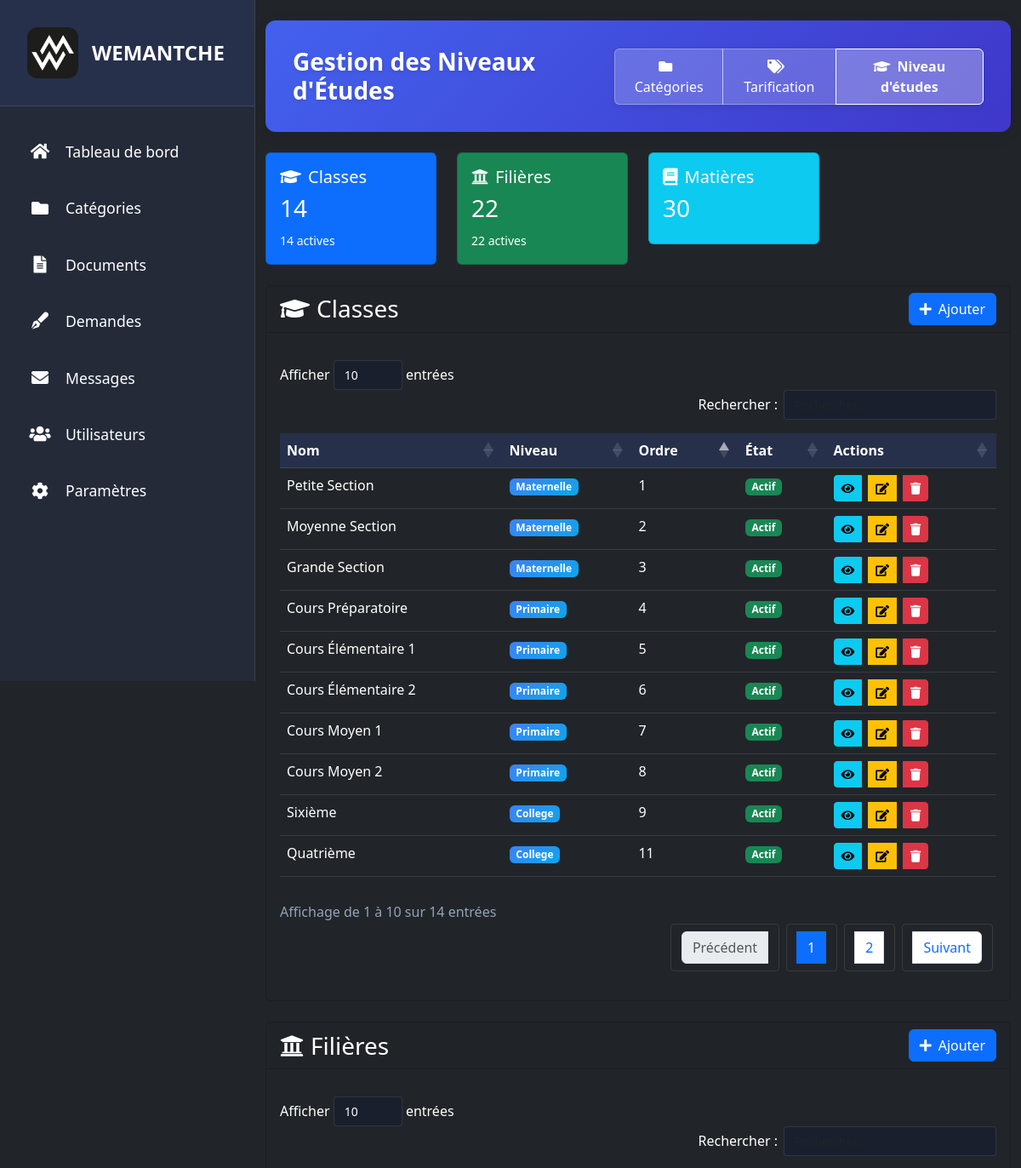
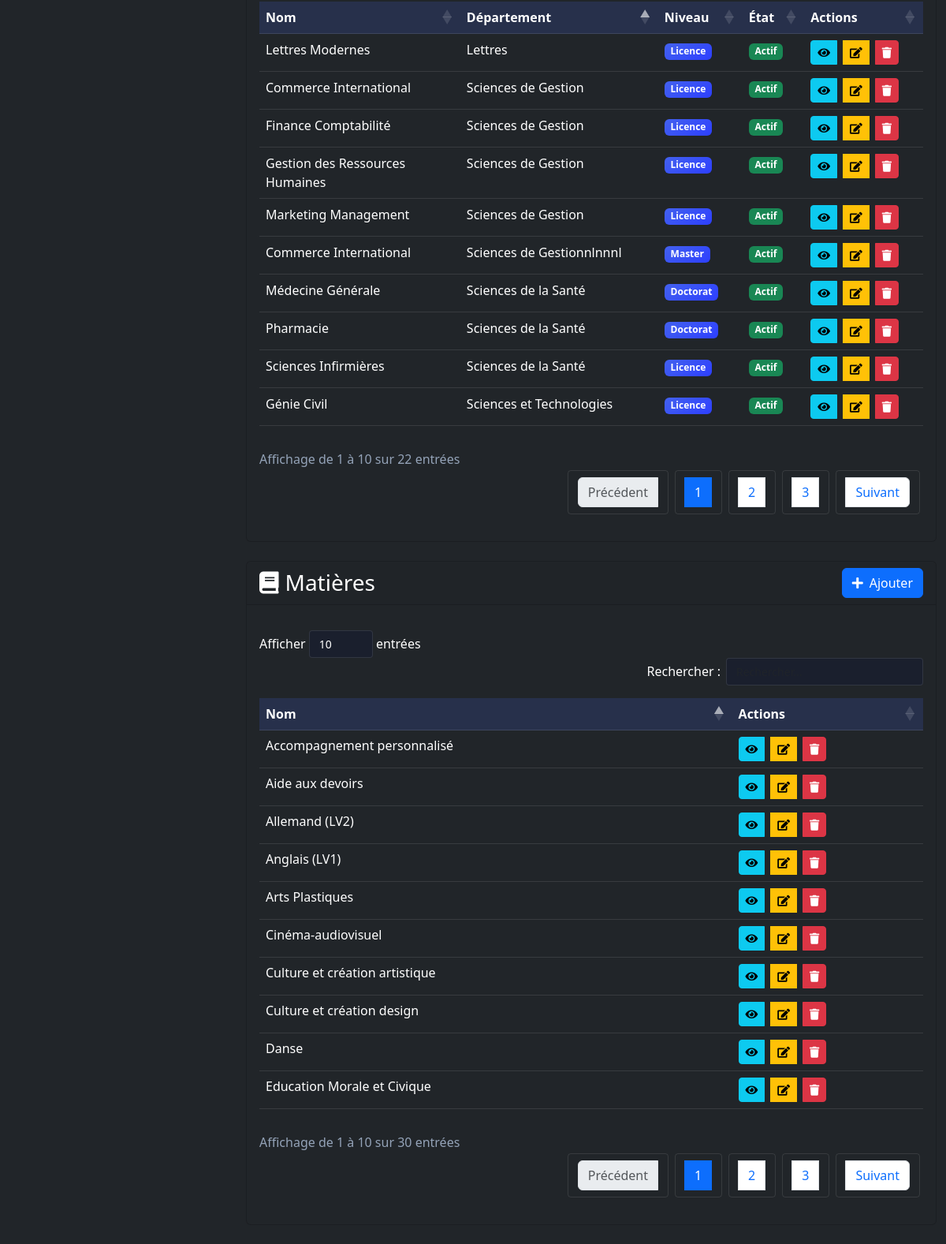
The page /admin/categories/niveaux_etudes.php on the database its author committed (2 pictures, top to bottom).
### tables this page shows
CREATE TABLE `classes` (
  `id` int(11) NOT NULL,
  `nom` varchar(50) NOT NULL,
  `niveau` enum('maternelle','primaire','college','lycee') NOT NULL,
  `ordre` int(11) NOT NULL,
  `actif` tinyint(1) DEFAULT 1
);

CREATE TABLE `filieres` (
  `id` int(11) NOT NULL,
  `nom` varchar(100) NOT NULL,
  `departement` varchar(100) NOT NULL,
  `description` text DEFAULT NULL,
  `niveau` enum('licence','master','doctorat') NOT NULL,
  `actif` tinyint(1) DEFAULT 1
);

CREATE TABLE `matieres` (
  `id` int(11) NOT NULL,
  `nom` varchar(100) NOT NULL
);

### admin/categories/niveaux_etudes.php (the view, shortened to what this page needs)
<?php
require_once '../../config/connexion.php';
try {
    $stmt_classes = $pdo->query("SELECT * FROM classes ORDER BY ordre ASC");
    $classes = $stmt_classes->fetchAll(PDO::FETCH_ASSOC);
    $stmt_filieres = $pdo->query("SELECT * FROM filieres ORDER BY departement, nom ASC");
    $filieres = $stmt_filieres->fetchAll(PDO::FETCH_ASSOC);
    $stmt_matieres = $pdo->query("SELECT * FROM matieres ORDER BY nom ASC");
    $matieres = $stmt_matieres->fetchAll(PDO::FETCH_ASSOC);
    $total_matieres = count($matieres);
    $total_classes = count($classes);
    $total_filieres = count($filieres);
    $classes_actives = array_filter($classes, fn($c) => $c['actif'] == 1);
    $filieres_actives = array_filter($filieres, fn($f) => $f['actif'] == 1);
} catch(PDOException $e) {
    echo "Erreur : " . $e->getMessage();
    exit;
}
?>
<!DOCTYPE html>
<html lang="fr">
<head>
    <link href="https://cdn.jsdelivr.net/npm/bootstrap@5.3.0/dist/css/bootstrap.min.css" rel="stylesheet">
    <link href="https://cdnjs.cloudflare.com/ajax/libs/font-awesome/6.0.0/css/all.min.css" rel="stylesheet">
    <link href="https://cdn.datatables.net/1.11.5/css/dataTables.bootstrap5.min.css" rel="stylesheet">
    <link href="https://cdn.datatables.net/responsive/2.2.9/css/responsive.bootstrap5.min.css" rel="stylesheet">
    <link rel="stylesheet" href="https://cdnjs.cloudflare.com/ajax/libs/font-awesome/5.15.4/css/all.min.css">
</head>
<body class="bg-dark">
    <div class="admin-wrapper">
        <nav class="sidebar">
            <div class="sidebar-header">
                <div class="d-flex align-items-center">
                    <img src="../../assets/images/WEMANTCHE LOGO p 2.png" alt="Logo" class="sidebar-logo me-3">
                    <h5 class="mb-0">WEMANTCHE</h5>
                </div>
            </div>
            <ul class="sidebar-nav">
                <li class="nav-item">
                    <a href="../dashboard.php" class="nav-link">
                        <i class="fas fa-home"></i>
                        <span>Tableau de bord</span>
                    </a>
                </li>
                <li class="nav-item active">
                    <a href="../categories/index.php" class="nav-link">
                        <i class="fas fa-folder"></i>
                        <span>Catégories</span>
                    </a>
                </li>
                <li class="nav-item">
                    <a href="../documents/index.php" class="nav-link">
                        <i class="fas fa-file-alt"></i>
                        <span>Documents</span>
                    </a>
                </li>
                <li class="nav-item">
                    <a href="../redaction/demandes.php" class="nav-link">
                        <i class="fas fa-pen-fancy"></i>
                        <span>Demandes</span>
                    </a>
                </li>
                <li class="nav-item">
                    <a href="../contacts/index.php" class="nav-link">
                        <i class="fas fa-envelope"></i>
                        <span>Messages</span>
                    </a>
                </li>
                <li class="nav-item">
                    <a href="../users/index.php" class="nav-link">
                        <i class="fas fa-users"></i>
                        <span>Utilisateurs</span>
                    </a>
                </li>
                <li class="nav-item">
                    <a href="../settings.php" class="nav-link">
                        <i class="fas fa-cog"></i>
                        <span>Paramètres</span>
                    </a>
                </li>
            </ul>
        </nav>
        <div class="container-fluid py-4">
            <div class="page-header mb-4">
                <div class="d-flex justify-content-between align-items-center">
                    <h1 class="h3 text-white">Gestion des Niveaux d'Études</h1>
                    <div class="btn-group">
                        <a href="index.php" class="btn btn-light">
                            <i class="fas fa-folder me-2"></i>Catégories
                        </a>
                        <a href="index.php#pricing" class="btn btn-light">
                            <i class="fas fa-tags me-2"></i>Tarification
                        </a>
                        <a href="niveaux_etudes.php" class="btn btn-light active">
                            <i class="fas fa-graduation-cap me-2"></i>Niveau d'études
                        </a>
                    </div>
                </div>
            </div>
            <div class="row mb-4">
                <div class="col-md-3">
                    <div class="card bg-primary text-white">
                        <div class="card-body">
                            <h5><i class="fas fa-graduation-cap me-2"></i>Classes</h5>
                            <h3><?= $total_classes ?></h3>
                            <small><?= count($classes_actives) ?> actives</small>
                        </div>
                    </div>
                </div>
                <div class="col-md-3">
                    <div class="card bg-success text-white">
                        <div class="card-body">
                            <h5><i class="fas fa-university me-2"></i>Filières</h5>
                            <h3><?= $total_filieres ?></h3>
                            <small><?= count($filieres_actives) ?> actives</small>
                        </div>
                    </div>
                </div>
                <div class="col-md-3">
                    <div class="card bg-info text-white">
                        <div class="card-body">
                            <h5><i class="fas fa-book me-2"></i>Matières</h5>
                            <h3><?= $total_matieres ?></h3>
                        </div>
                    </div>
                </div>
            </div>
            <div class="card bg-dark text-white mb-4">
                <div class="card-header d-flex justify-content-between align-items-center">
                    <h3 class="mb-0"><i class="fas fa-graduation-cap me-2"></i>Classes</h3>
                    <button class="btn btn-primary btn-add" data-type="classe">
                        <i class="fas fa-plus me-2"></i>Ajouter
                    </button>
                </div>
                <div class="card-body">
                    <div class="table-responsive">
                        <table class="table table-dark table-hover" id="classesTable">
                            <thead>
                                <tr>
                                    <th>Nom</th>
                                    <th>Niveau</th>
                                    <th>Ordre</th>
                                    <th>État</th>
                                    <th>Actions</th>
                                </tr>
                            </thead>
                            <tbody>
                                <?php foreach($classes as $classe): ?>
                                <tr>
                                    <td><?= htmlspecialchars($classe['nom']) ?></td>
                                    <td><span class="badge bg-info"><?= ucfirst($classe['niveau']) ?></span></td>
                                    <td><?= $classe['ordre'] ?></td>
                                    <td>
                                        <span class="badge <?= $classe['actif'] ? 'bg-success' : 'bg-danger' ?>">
                                            <?= $classe['actif'] ? 'Actif' : 'Inactif' ?>
                                        </span>
                                    </td>
                                    <td>
                                        <div class="btn-group">
                                            <button class="btn btn-sm btn-info me-2" onclick="viewClasse(<?= $classe['id'] ?>)">
                                                <i class="fas fa-eye"></i>
                                            </button>
                                            <button class="btn btn-sm btn-warning me-2" onclick="editClasse(<?= $classe['id'] ?>)">
                                                <i class="fas fa-edit"></i>
                                            </button>
                                            <button class="btn btn-sm btn-danger" onclick="deleteClasse(<?= $classe['id'] ?>)">
                                                <i class="fas fa-trash"></i>
                                            </button>
                                        </div>
                                    </td>
                                </tr>
                                <?php endforeach; ?>
                            </tbody>
                        </table>
                    </div>
                </div>
            </div>
            <div class="card bg-dark text-white">
                <div class="card-header d-flex justify-content-between align-items-center">
                    <h3 class="mb-0"><i class="fas fa-university me-2"></i>Filières</h3>
                    <button class="btn btn-primary btn-add" data-type="filiere">
                        <i class="fas fa-plus me-2"></i>Ajouter
                    </button>
                </div>
                <div class="card-body">
                    <div class="table-responsive">
                        <table id="filieresTable" class="table table-dark table-hover">
                            <thead>
                                <tr>
                                    <th>Nom</th>
                                    <th>Département</th>
                                    <th>Niveau</th>
                                    <th>État</th>
                                    <th>Actions</th>
                                </tr>
                            </thead>
                            <tbody>
                                <?php foreach($filieres as $filiere): ?>
                                <tr>
                                    <td><?= htmlspecialchars($filiere['nom']) ?></td>
                                    <td><?= htmlspecialchars($filiere['departement']) ?></td>
                                    <td><span class="badge bg-primary"><?= ucfirst($filiere['niveau']) ?></span></td>
                                    <td>
                                        <span class="badge <?= $filiere['actif'] ? 'bg-success' : 'bg-danger' ?>">
                                            <?= $filiere['actif'] ? 'Actif' : 'Inactif' ?>
                                        </span>
                                    </td>
                                    <td>
                                        <div class="btn-group">
                                            <button class="btn btn-sm btn-info me-2" onclick="viewFiliere(<?= $filiere['id'] ?>)">
                                                <i class="fas fa-eye"></i>
                                            </button>
                                            <button class="btn btn-sm btn-warning me-2" onclick="editFiliere(<?= $filiere['id'] ?>)">
                                                <i class="fas fa-edit"></i>
                                            </button>
                                            <button class="btn btn-sm btn-danger" onclick="deleteFiliere(<?= $filiere['id'] ?>)">
                                                <i class="fas fa-trash"></i>
                                            </button>
                                        </div>
                                    </td>
                                </tr>
                                <?php endforeach; ?>
                            </tbody>
                        </table>
                    </div>
                </div>
            </div>
            <div class="card bg-dark text-white mt-4">
                <div class="card-header d-flex justify-content-between align-items-center">
                    <h3 class="mb-0"><i class="fas fa-book me-2"></i>Matières</h3>
                    <button class="btn btn-primary btn-add" data-type="matiere">
                        <i class="fas fa-plus me-2"></i>Ajouter
                    </button>
                </div>
                <div class="card-body">
                    <div class="table-responsive">
                        <table id="matieresTable" class="table table-dark table-hover">
                            <thead>
                                <tr>
                                    <th>Nom</th>
                                    <th>Actions</th>
                                </tr>
                            </thead>
                            <tbody>
                                <?php foreach($matieres as $matiere): ?>
                                <tr>
                                    <td>
                                        <?php
                                            $nom = htmlspecialchars($matiere['nom']);
                                            echo '<span class="matiere-nom">' .
                                                 wordwrap($nom, 50, "<br>", true) .
                                                 '</span>';
                                        ?>
                                    </td>
                                    <td>
                                        <div class="btn-group">
                                            <button class="btn btn-sm btn-info me-2" onclick="viewMatiere(<?= $matiere['id'] ?>)">
                                                <i class="fas fa-eye"></i>
                                            </button>
                                            <button class="btn btn-sm btn-warning me-2" onclick="editMatiere(<?= $matiere['id'] ?>)">
                                                <i class="fas fa-edit"></i>
                                            </button>
                                            <button class="btn btn-sm btn-danger" onclick="deleteMatiere(<?= $matiere['id'] ?>)">
                                                <i class="fas fa-trash"></i>
                                            </button>
                                        </div>
                                    </td>
                                </tr>
                                <?php endforeach; ?>
                            </tbody>
                        </table>
                    </div>
                </div>
            </div>
        </div>
    </div>
</body>
</html>

### rows shown on the page
classes: nom "Petite Section", niveau "Maternelle", ordre "1", actif "Actif"
classes: nom "Moyenne Section", niveau "Maternelle", ordre "2", actif "Actif"
classes: nom "Grande Section", niveau "Maternelle", ordre "3", actif "Actif"
classes: nom "Cours Préparatoire", niveau "Primaire", ordre "4", actif "Actif"
classes: nom "Cours Élémentaire 1", niveau "Primaire", ordre "5", actif "Actif"
classes: nom "Cours Élémentaire 2", niveau "Primaire", ordre "6", actif "Actif"
classes: nom "Cours Moyen 1", niveau "Primaire", ordre "7", actif "Actif"
classes: nom "Cours Moyen 2", niveau "Primaire", ordre "8", actif "Actif"
classes: nom "Sixième", niveau "College", ordre "9", actif "Actif"
classes: nom "Quatrième", niveau "College", ordre "11", actif "Actif"
filieres: nom "Lettres Modernes", departement "Lettres", niveau "Licence", actif "Actif"
filieres: nom "Commerce International", departement "Sciences de Gestion", niveau "Licence", actif "Actif"
filieres: nom "Finance Comptabilité", departement "Sciences de Gestion", niveau "Licence", actif "Actif"
filieres: nom "Gestion des Ressources Humaines", departement "Sciences de Gestion", niveau "Licence", actif "Actif"
filieres: nom "Marketing Management", departement "Sciences de Gestion", niveau "Licence", actif "Actif"
filieres: nom "Commerce International", departement "Sciences de Gestionnlnnnl", niveau "Master", actif "Actif"
filieres: nom "Médecine Générale", departement "Sciences de la Santé", niveau "Doctorat", actif "Actif"
filieres: nom "Pharmacie", departement "Sciences de la Santé", niveau "Doctorat", actif "Actif"
filieres: nom "Sciences Infirmières", departement "Sciences de la Santé", niveau "Licence", actif "Actif"
filieres: nom "Génie Civil", departement "Sciences et Technologies", niveau "Licence", actif "Actif"
matieres: nom "Accompagnement personnalisé"
matieres: nom "Aide aux devoirs"
matieres: nom "Allemand (LV2)"
matieres: nom "Anglais (LV1)"
matieres: nom "Arts Plastiques"
matieres: nom "Cinéma-audiovisuel"
matieres: nom "Culture et création artistique"
matieres: nom "Culture et création design"
matieres: nom "Danse"
matieres: nom "Education Morale et Civique"

### other values the page prints
$total_classes "14"
count($classes_actives) "14"
$total_filieres "22"
count($filieres_actives) "22"
$total_matieres "30"
